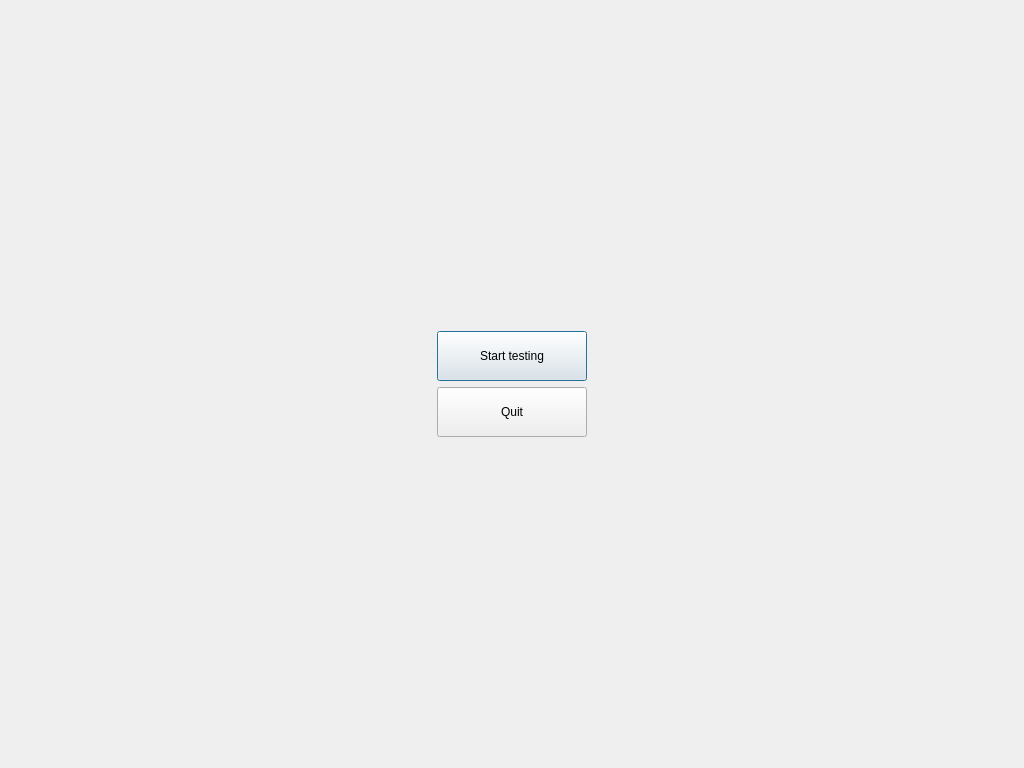
<?xml version="1.0" encoding="UTF-8"?>
<ui version="4.0">
 <class>BadPoint</class>
 <widget class="QDialog" name="BadPoint">
  <property name="geometry">
   <rect>
    <x>0</x>
    <y>0</y>
    <width>1024</width>
    <height>768</height>
   </rect>
  </property>
  <property name="minimumSize">
   <size>
    <width>500</width>
    <height>500</height>
   </size>
  </property>
  <property name="maximumSize">
   <size>
    <width>10000</width>
    <height>10000</height>
   </size>
  </property>
  <property name="windowTitle">
   <string>Dialog</string>
  </property>
  <layout class="QHBoxLayout" name="horizontalLayout">
   <item>
    <spacer name="horizontalSpacer">
     <property name="orientation">
      <enum>Qt::Horizontal</enum>
     </property>
     <property name="sizeHint" stdset="0">
      <size>
       <width>436</width>
       <height>20</height>
      </size>
     </property>
    </spacer>
   </item>
   <item>
    <layout class="QVBoxLayout" name="verticalLayout_2">
     <item>
      <spacer name="verticalSpacer_3">
       <property name="orientation">
        <enum>Qt::Vertical</enum>
       </property>
       <property name="sizeHint" stdset="0">
        <size>
         <width>20</width>
         <height>40</height>
        </size>
       </property>
      </spacer>
     </item>
     <item>
      <widget class="QPushButton" name="pushButton_3">
       <property name="minimumSize">
        <size>
         <width>150</width>
         <height>50</height>
        </size>
       </property>
       <property name="styleSheet">
        <string notr="true"/>
       </property>
       <property name="text">
        <string>Start testing</string>
       </property>
      </widget>
     </item>
     <item>
      <widget class="QPushButton" name="pushButton_4">
       <property name="minimumSize">
        <size>
         <width>150</width>
         <height>50</height>
        </size>
       </property>
       <property name="styleSheet">
        <string notr="true"/>
       </property>
       <property name="text">
        <string>Quit</string>
       </property>
      </widget>
     </item>
     <item>
      <spacer name="verticalSpacer_4">
       <property name="orientation">
        <enum>Qt::Vertical</enum>
       </property>
       <property name="sizeHint" stdset="0">
        <size>
         <width>20</width>
         <height>40</height>
        </size>
       </property>
      </spacer>
     </item>
    </layout>
   </item>
   <item>
    <spacer name="horizontalSpacer_2">
     <property name="orientation">
      <enum>Qt::Horizontal</enum>
     </property>
     <property name="sizeHint" stdset="0">
      <size>
       <width>436</width>
       <height>20</height>
      </size>
     </property>
    </spacer>
   </item>
  </layout>
 </widget>
 <resources/>
 <connections/>
</ui>
